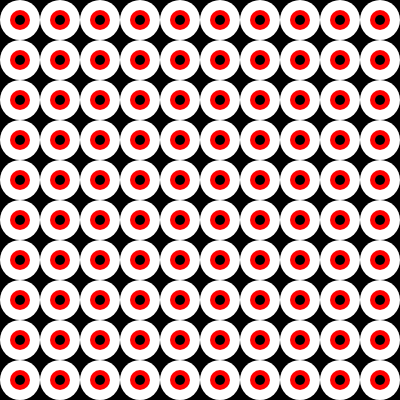
Frame 1 (no input)
Frame 60 (no input): identical to frame 1, image omitted
Frame 120 (the mouse pressed at the canvas centre since frame 60): identical to frame 1, image omitted

The p5.js sketch that drew this single still picture (run headless with seeded random() and noise() and a simulated clock; from frame 60 on, the mouse is pressed at the canvas centre):

// p5.js sketch
// ── sketch.js
// DM2008 — Activity 3b
// One Function Wonder (30 min)
//
// Write a function that draws a shape or group of shapes.
// It should take at least one parameter — try x, y, size, or color.
// Call it several times with different values to create variation.
//
// Ideas: a simple face, a flower, a house, an icon.
// Example: myShape(100, 200, 50); myShape(300, 200, 80);
//
// Stretch: call your function inside a for loop to create a repeating pattern.

let sz = 40;

function setup() {
  createCanvas(400, 400);
}

function draw() {
  background(0);

  for (let j = 0; j < height / sz; j++) {
    for (let i = 0; i < width / sz; i++) {
      eye(i * sz + sz / 2, j * sz + sz / 2, sz);
    }
  }

  function eye(x, y, sz) {
    noStroke();
    fill(255);
    ellipse(x, y, sz);

    fill("#ff0000");
    ellipse(x, y, sz / 2);

    fill(0);
    ellipse(x, y, sz / 4);
  }
}
